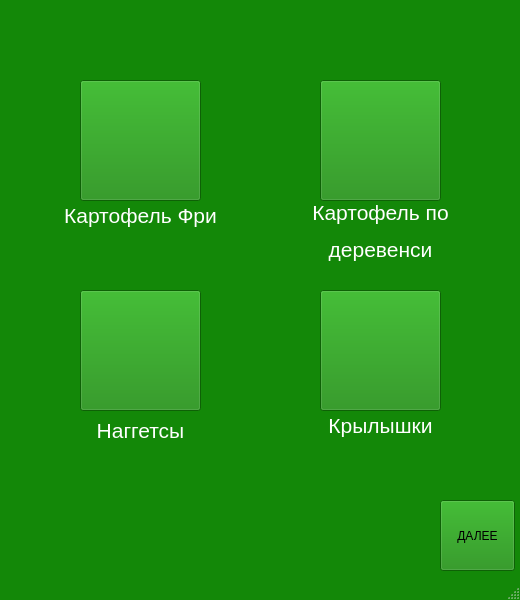
<?xml version="1.0" encoding="UTF-8"?>
<ui version="4.0">
 <class>MainWindow</class>
 <widget class="QMainWindow" name="MainWindow">
  <property name="geometry">
   <rect>
    <x>0</x>
    <y>0</y>
    <width>520</width>
    <height>600</height>
   </rect>
  </property>
  <property name="palette">
   <palette>
    <active>
     <colorrole role="WindowText">
      <brush brushstyle="SolidPattern">
       <color alpha="255">
        <red>0</red>
        <green>0</green>
        <blue>0</blue>
       </color>
      </brush>
     </colorrole>
     <colorrole role="Button">
      <brush brushstyle="SolidPattern">
       <color alpha="255">
        <red>19</red>
        <green>136</green>
        <blue>8</blue>
       </color>
      </brush>
     </colorrole>
     <colorrole role="Light">
      <brush brushstyle="SolidPattern">
       <color alpha="255">
        <red>29</red>
        <green>204</green>
        <blue>12</blue>
       </color>
      </brush>
     </colorrole>
     <colorrole role="Midlight">
      <brush brushstyle="SolidPattern">
       <color alpha="255">
        <red>24</red>
        <green>170</green>
        <blue>10</blue>
       </color>
      </brush>
     </colorrole>
     <colorrole role="Dark">
      <brush brushstyle="SolidPattern">
       <color alpha="255">
        <red>10</red>
        <green>68</green>
        <blue>4</blue>
       </color>
      </brush>
     </colorrole>
     <colorrole role="Mid">
      <brush brushstyle="SolidPattern">
       <color alpha="255">
        <red>13</red>
        <green>91</green>
        <blue>5</blue>
       </color>
      </brush>
     </colorrole>
     <colorrole role="Text">
      <brush brushstyle="SolidPattern">
       <color alpha="255">
        <red>0</red>
        <green>0</green>
        <blue>0</blue>
       </color>
      </brush>
     </colorrole>
     <colorrole role="BrightText">
      <brush brushstyle="SolidPattern">
       <color alpha="255">
        <red>255</red>
        <green>255</green>
        <blue>255</blue>
       </color>
      </brush>
     </colorrole>
     <colorrole role="ButtonText">
      <brush brushstyle="SolidPattern">
       <color alpha="255">
        <red>0</red>
        <green>0</green>
        <blue>0</blue>
       </color>
      </brush>
     </colorrole>
     <colorrole role="Base">
      <brush brushstyle="SolidPattern">
       <color alpha="255">
        <red>255</red>
        <green>255</green>
        <blue>255</blue>
       </color>
      </brush>
     </colorrole>
     <colorrole role="Window">
      <brush brushstyle="SolidPattern">
       <color alpha="255">
        <red>19</red>
        <green>136</green>
        <blue>8</blue>
       </color>
      </brush>
     </colorrole>
     <colorrole role="Shadow">
      <brush brushstyle="SolidPattern">
       <color alpha="255">
        <red>0</red>
        <green>0</green>
        <blue>0</blue>
       </color>
      </brush>
     </colorrole>
     <colorrole role="AlternateBase">
      <brush brushstyle="SolidPattern">
       <color alpha="255">
        <red>137</red>
        <green>195</green>
        <blue>131</blue>
       </color>
      </brush>
     </colorrole>
     <colorrole role="ToolTipBase">
      <brush brushstyle="SolidPattern">
       <color alpha="255">
        <red>255</red>
        <green>255</green>
        <blue>220</blue>
       </color>
      </brush>
     </colorrole>
     <colorrole role="ToolTipText">
      <brush brushstyle="SolidPattern">
       <color alpha="255">
        <red>0</red>
        <green>0</green>
        <blue>0</blue>
       </color>
      </brush>
     </colorrole>
     <colorrole role="PlaceholderText">
      <brush brushstyle="SolidPattern">
       <color alpha="128">
        <red>0</red>
        <green>0</green>
        <blue>0</blue>
       </color>
      </brush>
     </colorrole>
    </active>
    <inactive>
     <colorrole role="WindowText">
      <brush brushstyle="SolidPattern">
       <color alpha="255">
        <red>0</red>
        <green>0</green>
        <blue>0</blue>
       </color>
      </brush>
     </colorrole>
     <colorrole role="Button">
      <brush brushstyle="SolidPattern">
       <color alpha="255">
        <red>19</red>
        <green>136</green>
        <blue>8</blue>
       </color>
      </brush>
     </colorrole>
     <colorrole role="Light">
      <brush brushstyle="SolidPattern">
       <color alpha="255">
        <red>29</red>
        <green>204</green>
        <blue>12</blue>
       </color>
      </brush>
     </colorrole>
     <colorrole role="Midlight">
      <brush brushstyle="SolidPattern">
       <color alpha="255">
        <red>24</red>
        <green>170</green>
        <blue>10</blue>
       </color>
      </brush>
     </colorrole>
     <colorrole role="Dark">
      <brush brushstyle="SolidPattern">
       <color alpha="255">
        <red>10</red>
        <green>68</green>
        <blue>4</blue>
       </color>
      </brush>
     </colorrole>
     <colorrole role="Mid">
      <brush brushstyle="SolidPattern">
       <color alpha="255">
        <red>13</red>
        <green>91</green>
        <blue>5</blue>
       </color>
      </brush>
     </colorrole>
     <colorrole role="Text">
      <brush brushstyle="SolidPattern">
       <color alpha="255">
        <red>0</red>
        <green>0</green>
        <blue>0</blue>
       </color>
      </brush>
     </colorrole>
     <colorrole role="BrightText">
      <brush brushstyle="SolidPattern">
       <color alpha="255">
        <red>255</red>
        <green>255</green>
        <blue>255</blue>
       </color>
      </brush>
     </colorrole>
     <colorrole role="ButtonText">
      <brush brushstyle="SolidPattern">
       <color alpha="255">
        <red>0</red>
        <green>0</green>
        <blue>0</blue>
       </color>
      </brush>
     </colorrole>
     <colorrole role="Base">
      <brush brushstyle="SolidPattern">
       <color alpha="255">
        <red>255</red>
        <green>255</green>
        <blue>255</blue>
       </color>
      </brush>
     </colorrole>
     <colorrole role="Window">
      <brush brushstyle="SolidPattern">
       <color alpha="255">
        <red>19</red>
        <green>136</green>
        <blue>8</blue>
       </color>
      </brush>
     </colorrole>
     <colorrole role="Shadow">
      <brush brushstyle="SolidPattern">
       <color alpha="255">
        <red>0</red>
        <green>0</green>
        <blue>0</blue>
       </color>
      </brush>
     </colorrole>
     <colorrole role="AlternateBase">
      <brush brushstyle="SolidPattern">
       <color alpha="255">
        <red>137</red>
        <green>195</green>
        <blue>131</blue>
       </color>
      </brush>
     </colorrole>
     <colorrole role="ToolTipBase">
      <brush brushstyle="SolidPattern">
       <color alpha="255">
        <red>255</red>
        <green>255</green>
        <blue>220</blue>
       </color>
      </brush>
     </colorrole>
     <colorrole role="ToolTipText">
      <brush brushstyle="SolidPattern">
       <color alpha="255">
        <red>0</red>
        <green>0</green>
        <blue>0</blue>
       </color>
      </brush>
     </colorrole>
     <colorrole role="PlaceholderText">
      <brush brushstyle="SolidPattern">
       <color alpha="128">
        <red>0</red>
        <green>0</green>
        <blue>0</blue>
       </color>
      </brush>
     </colorrole>
    </inactive>
    <disabled>
     <colorrole role="WindowText">
      <brush brushstyle="SolidPattern">
       <color alpha="255">
        <red>10</red>
        <green>68</green>
        <blue>4</blue>
       </color>
      </brush>
     </colorrole>
     <colorrole role="Button">
      <brush brushstyle="SolidPattern">
       <color alpha="255">
        <red>19</red>
        <green>136</green>
        <blue>8</blue>
       </color>
      </brush>
     </colorrole>
     <colorrole role="Light">
      <brush brushstyle="SolidPattern">
       <color alpha="255">
        <red>29</red>
        <green>204</green>
        <blue>12</blue>
       </color>
      </brush>
     </colorrole>
     <colorrole role="Midlight">
      <brush brushstyle="SolidPattern">
       <color alpha="255">
        <red>24</red>
        <green>170</green>
        <blue>10</blue>
       </color>
      </brush>
     </colorrole>
     <colorrole role="Dark">
      <brush brushstyle="SolidPattern">
       <color alpha="255">
        <red>10</red>
        <green>68</green>
        <blue>4</blue>
       </color>
      </brush>
     </colorrole>
     <colorrole role="Mid">
      <brush brushstyle="SolidPattern">
       <color alpha="255">
        <red>13</red>
        <green>91</green>
        <blue>5</blue>
       </color>
      </brush>
     </colorrole>
     <colorrole role="Text">
      <brush brushstyle="SolidPattern">
       <color alpha="255">
        <red>10</red>
        <green>68</green>
        <blue>4</blue>
       </color>
      </brush>
     </colorrole>
     <colorrole role="BrightText">
      <brush brushstyle="SolidPattern">
       <color alpha="255">
        <red>255</red>
        <green>255</green>
        <blue>255</blue>
       </color>
      </brush>
     </colorrole>
     <colorrole role="ButtonText">
      <brush brushstyle="SolidPattern">
       <color alpha="255">
        <red>10</red>
        <green>68</green>
        <blue>4</blue>
       </color>
      </brush>
     </colorrole>
     <colorrole role="Base">
      <brush brushstyle="SolidPattern">
       <color alpha="255">
        <red>19</red>
        <green>136</green>
        <blue>8</blue>
       </color>
      </brush>
     </colorrole>
     <colorrole role="Window">
      <brush brushstyle="SolidPattern">
       <color alpha="255">
        <red>19</red>
        <green>136</green>
        <blue>8</blue>
       </color>
      </brush>
     </colorrole>
     <colorrole role="Shadow">
      <brush brushstyle="SolidPattern">
       <color alpha="255">
        <red>0</red>
        <green>0</green>
        <blue>0</blue>
       </color>
      </brush>
     </colorrole>
     <colorrole role="AlternateBase">
      <brush brushstyle="SolidPattern">
       <color alpha="255">
        <red>19</red>
        <green>136</green>
        <blue>8</blue>
       </color>
      </brush>
     </colorrole>
     <colorrole role="ToolTipBase">
      <brush brushstyle="SolidPattern">
       <color alpha="255">
        <red>255</red>
        <green>255</green>
        <blue>220</blue>
       </color>
      </brush>
     </colorrole>
     <colorrole role="ToolTipText">
      <brush brushstyle="SolidPattern">
       <color alpha="255">
        <red>0</red>
        <green>0</green>
        <blue>0</blue>
       </color>
      </brush>
     </colorrole>
     <colorrole role="PlaceholderText">
      <brush brushstyle="SolidPattern">
       <color alpha="128">
        <red>0</red>
        <green>0</green>
        <blue>0</blue>
       </color>
      </brush>
     </colorrole>
    </disabled>
   </palette>
  </property>
  <property name="windowTitle">
   <string>MainWindow</string>
  </property>
  <widget class="QWidget" name="centralwidget">
   <widget class="QPushButton" name="pushButton">
    <property name="geometry">
     <rect>
      <x>80</x>
      <y>80</y>
      <width>121</width>
      <height>121</height>
     </rect>
    </property>
    <property name="text">
     <string/>
    </property>
    <property name="icon">
     <iconset>
      <normaloff>mcdonald’s-restaurants-shift-new-cooking-oil-reduced-saturated-fat-levels-4205.jpg</normaloff>mcdonald’s-restaurants-shift-new-cooking-oil-reduced-saturated-fat-levels-4205.jpg</iconset>
    </property>
    <property name="iconSize">
     <size>
      <width>200</width>
      <height>130</height>
     </size>
    </property>
   </widget>
   <widget class="QPushButton" name="pushButton_2">
    <property name="geometry">
     <rect>
      <x>80</x>
      <y>290</y>
      <width>121</width>
      <height>121</height>
     </rect>
    </property>
    <property name="text">
     <string/>
    </property>
    <property name="icon">
     <iconset>
      <normaloff>b60e20883b0b433c9bca1568e201a911.png</normaloff>b60e20883b0b433c9bca1568e201a911.png</iconset>
    </property>
    <property name="iconSize">
     <size>
      <width>160</width>
      <height>120</height>
     </size>
    </property>
   </widget>
   <widget class="QPushButton" name="pushButton_3">
    <property name="geometry">
     <rect>
      <x>320</x>
      <y>80</y>
      <width>121</width>
      <height>121</height>
     </rect>
    </property>
    <property name="text">
     <string/>
    </property>
    <property name="icon">
     <iconset>
      <normaloff>5b7f60b3b14257765c4863c69c5ee22ba5bb.png</normaloff>5b7f60b3b14257765c4863c69c5ee22ba5bb.png</iconset>
    </property>
    <property name="iconSize">
     <size>
      <width>120</width>
      <height>120</height>
     </size>
    </property>
   </widget>
   <widget class="QPushButton" name="pushButton_4">
    <property name="geometry">
     <rect>
      <x>320</x>
      <y>290</y>
      <width>121</width>
      <height>121</height>
     </rect>
    </property>
    <property name="text">
     <string/>
    </property>
    <property name="icon">
     <iconset>
      <normaloff>9f19508d25094aeb845a36c01eace79e.png</normaloff>9f19508d25094aeb845a36c01eace79e.png</iconset>
    </property>
    <property name="iconSize">
     <size>
      <width>160</width>
      <height>150</height>
     </size>
    </property>
   </widget>
   <widget class="QPushButton" name="pushButton_6">
    <property name="geometry">
     <rect>
      <x>440</x>
      <y>500</y>
      <width>75</width>
      <height>71</height>
     </rect>
    </property>
    <property name="text">
     <string>ДАЛЕЕ</string>
    </property>
   </widget>
   <widget class="QLabel" name="label">
    <property name="geometry">
     <rect>
      <x>60</x>
      <y>200</y>
      <width>161</width>
      <height>31</height>
     </rect>
    </property>
    <property name="text">
     <string>&lt;html&gt;&lt;head/&gt;&lt;body&gt;&lt;p align=&quot;center&quot;&gt;&lt;span style=&quot; font-size:16pt; color:#ffffff;&quot;&gt;Картофель Фри&lt;/span&gt;&lt;/p&gt;&lt;/body&gt;&lt;/html&gt;</string>
    </property>
   </widget>
   <widget class="QLabel" name="label_2">
    <property name="geometry">
     <rect>
      <x>300</x>
      <y>200</y>
      <width>161</width>
      <height>61</height>
     </rect>
    </property>
    <property name="text">
     <string>&lt;html&gt;&lt;head/&gt;&lt;body&gt;&lt;p align=&quot;center&quot;&gt;&lt;span style=&quot; font-size:16pt; color:#ffffff;&quot;&gt;Картофель по&lt;/span&gt;&lt;/p&gt;&lt;p align=&quot;center&quot;&gt;&lt;span style=&quot; font-size:16pt; color:#ffffff;&quot;&gt;деревенси&lt;/span&gt;&lt;/p&gt;&lt;/body&gt;&lt;/html&gt;</string>
    </property>
   </widget>
   <widget class="QLabel" name="label_3">
    <property name="geometry">
     <rect>
      <x>80</x>
      <y>415</y>
      <width>121</width>
      <height>31</height>
     </rect>
    </property>
    <property name="text">
     <string>&lt;html&gt;&lt;head/&gt;&lt;body&gt;&lt;p align=&quot;center&quot;&gt;&lt;span style=&quot; font-size:16pt; color:#ffffff;&quot;&gt;Наггетсы&lt;/span&gt;&lt;/p&gt;&lt;/body&gt;&lt;/html&gt;</string>
    </property>
   </widget>
   <widget class="QLabel" name="label_4">
    <property name="geometry">
     <rect>
      <x>320</x>
      <y>410</y>
      <width>121</width>
      <height>31</height>
     </rect>
    </property>
    <property name="text">
     <string>&lt;html&gt;&lt;head/&gt;&lt;body&gt;&lt;p align=&quot;center&quot;&gt;&lt;span style=&quot; font-size:16pt; color:#ffffff;&quot;&gt;Крылышки&lt;/span&gt;&lt;/p&gt;&lt;/body&gt;&lt;/html&gt;</string>
    </property>
   </widget>
  </widget>
  <widget class="QStatusBar" name="statusbar"/>
 </widget>
 <resources/>
 <connections/>
</ui>
